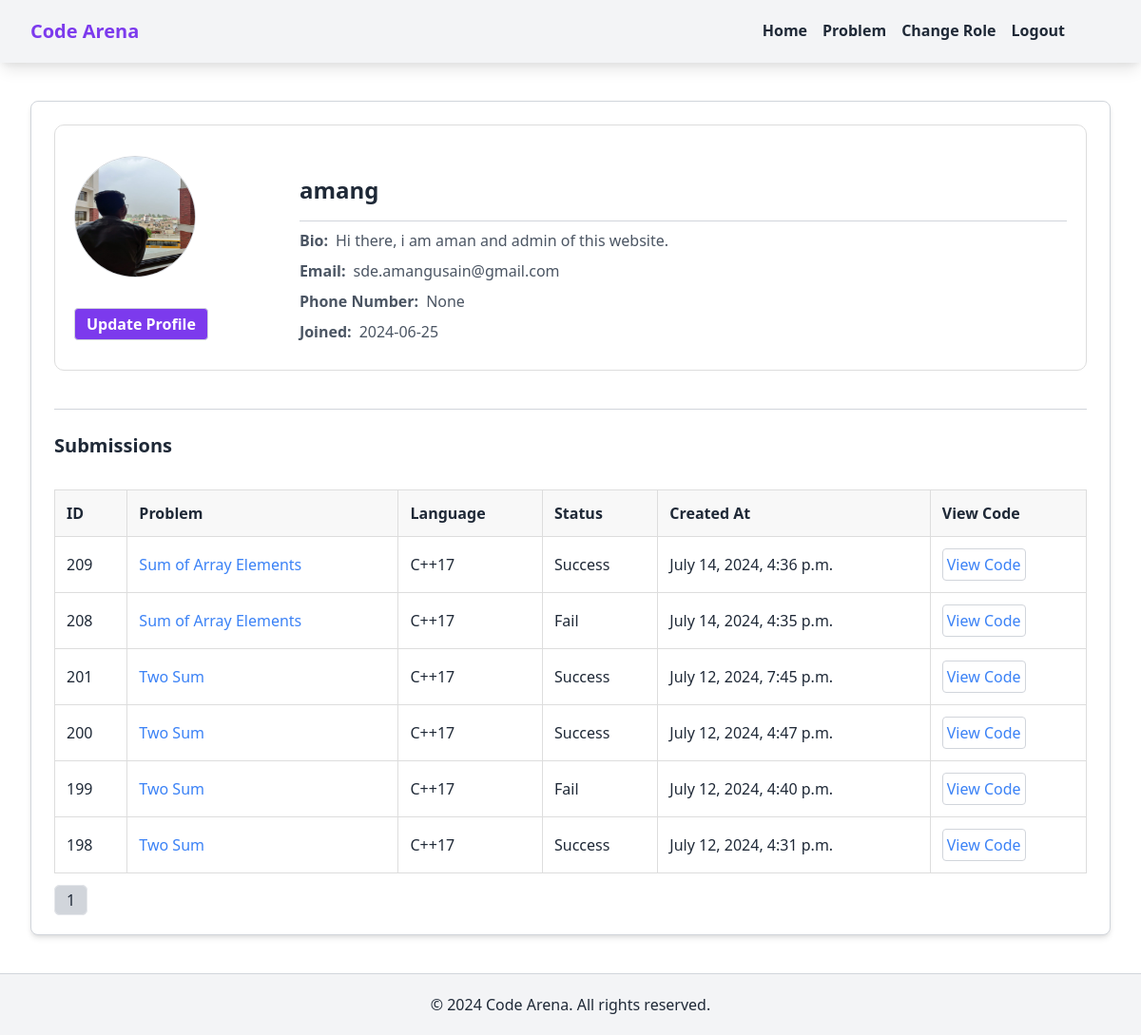
Page /auth/profile/ (signed in) on the committed database.
### users/models.py (models this page shows, shortened)
class Profile(models.Model):
    user = models.OneToOneField(User, on_delete=models.CASCADE)
    image = models.ImageField(default='default.jpg', upload_to='profile_pics')
    role = models.ForeignKey(Role, on_delete=models.SET_NULL, null=True, default=3)
    followed_communities = models.ManyToManyField(Community, related_name='followers', blank=True)
    bio = models.TextField(blank=True, null=True)
    phone_number = models.CharField(max_length=15, blank=True, null=True)

### submissions/models.py (models this page shows, shortened)
class Submission(models.Model):
    user = models.ForeignKey(User, on_delete=models.CASCADE)
    problem = models.ForeignKey(Problem, on_delete=models.CASCADE, null=True)
    language = models.ForeignKey(Language, on_delete=models.CASCADE)
    code = models.TextField()
    input_data = models.TextField(blank=True, null=True)
    output_data = models.TextField(blank=True, null=True)
    status = models.TextField(blank=True, null=True)
    created_at = models.DateTimeField(auto_now_add=True)
    updated_at = models.DateTimeField(auto_now=True)

### problems/models.py (models this page shows, shortened)
class Problem(models.Model):
    title = models.CharField(max_length=100)
    description = models.TextField()
    input_description = models.TextField()
    output_description = models.TextField()
    example_input = models.TextField()
    example_output = models.TextField()
    difficulty = models.CharField(max_length=50, default='Medium')  # Default value for difficulty

class Language(models.Model):
    name = models.CharField(max_length=100)

### users/views.py (the view)
# urls.py: path('profile/', views.profile, name='profile'),
@login_required
def profile(request):
    if request.method == 'POST':
        u_form = UserUpdateForm(request.POST, instance=request.user)
        p_form = ProfileUpdateForm(request.POST, request.FILES, instance=request.user.profile)
        if u_form.is_valid() and p_form.is_valid():
            u_form.save()
            p_form.save()
            return redirect('profile')
    else:
        u_form = UserUpdateForm(instance=request.user)
        p_form = ProfileUpdateForm(instance=request.user.profile)
    submissions_list = Submission.objects.filter(user=request.user).order_by('-created_at')
    paginator = Paginator(submissions_list, 10)  # Show 10 submissions per page
    page_number = request.GET.get('page')
    page_obj = paginator.get_page(page_number)
    context = {
        'u_form': u_form,
        'p_form': p_form,
        'page_obj': page_obj,
    }
    return render(request, 'users/profile.html', context)

### users/templates/users/profile.html (shortened to what this page needs)
<!DOCTYPE html>
<html lang="en">
<head>
    <link href="https://cdn.jsdelivr.net/npm/tailwindcss@2.1.2/dist/tailwind.min.css" rel="stylesheet">
</head>
<body class="bg-white text-gray-800 fade-in">
    <nav class="bg-gray-100 shadow-lg">
        <div class="max-w-7xl mx-auto px-4 sm:px-6 lg:px-8 py-3 flex items-center justify-between">
            <div>
                <a class="text-purple-600 text-xl font-bold" href="{% url 'home' %}">Code Arena</a>
            </div>
            <div class="hidden lg:flex lg:items-center relative">
                <ul class="flex items-center lg:mx-6 font-bold py-2 px-4 rounded">
                    <li class="nav-item">
                        <a class="text-gray-800 hover:text-gray-600 mx-2" href="{% url 'home' %}">Home</a>
                    </li>
                    <li class="nav-item">
                        <a class="text-gray-800 hover:text-gray-600 mx-2" href="{% url 'problems_list' %}">Problem</a>
                    </li>
                    {% if user.profile.role.name == 'admin' %}
                    <li class="nav-item">
                        <a class="text-gray-800 hover:text-gray-600 mx-2" href="{% url 'update_user_role_view' %}">Change Role</a>
                    </li>
                    {% endif %}
                    <li class="nav-item">
                        <a class="text-gray-800 hover:text-gray-600 mx-2" href="{% url 'logout' %}">Logout</a>
                    </li>
                </ul>
            </div>
        </div>
    </nav>
    <section class="max-w-7xl mx-auto mt-10 px-4 sm:px-6 lg:px-8">
        <div class="bg-white shadow-md rounded-lg p-6 border border-gray-300">
            <div class="profile-container">
                <div class="text-center md:text-left">
                    {% if user.profile and user.profile.image %}
                    <img
                        class="rounded-full w-32 h-32 mx-auto md:mx-0 border border-gray-300"
                        src="{{ user.profile.image.url }}"
                        alt="User Avatar"
                    />
                    {% else %}
                    <img
                        class="rounded-full w-32 h-32 mx-auto md:mx-0 border border-gray-300"
                        src="https://via.placeholder.com/150"
                        alt="User Avatar"
                    />
                    {% endif %}
                    <button
                        class="bg-purple-600 hover:bg-purple-700 text-white font-bold py-1 px-3 rounded transition duration-300 mt-4 border border-gray-300"
                        id="update-profile-button"
                    >
                        Update Profile
                    </button>
                </div>
                <div class="profile-details mt-6 md:mt-0 md:ml-6 text-center md:text-left">
                    <h2 class="text-2xl font-semibold mt-4 border-b border-gray-300 pb-2">{{ user.username }}</h2>
                    <p class="text-gray-600 mt-2"><span>Bio:</span> {{ user.profile.bio }}</p>
                    <p class="text-gray-600 mt-2"><span>Email:</span> {{ user.email }}</p>
                    <p class="text-gray-600 mt-2"><span>Phone Number:</span> {{ user.profile.phone_number }}</p>
                    <p class="text-gray-600 mt-2"><span>Joined:</span> {{ user.date_joined|date:"Y-m-d" }}</p>
                </div>
            </div>
            <div class="submissions-section mt-10 border-t border-gray-300 pt-6">
                <h3 class="text-xl font-semibold mb-4">Submissions</h3>
                <table class="submissions-table border border-gray-300">
                    <thead>
                        <tr>
                            <th>ID</th>
                            <th>Problem</th>
                            <th>Language</th>
                            <th>Status</th>
                            <th>Created At</th>
                            <th>View Code</th>
                        </tr>
                    </thead>
                    <tbody>
                        {% for submission in page_obj %}
                            {% if submission.status %}
                                <tr>
                                    <td>{{ submission.id }}</td>
                                    <td>
                                        {% if submission.problem.id %}
                                            <a href="{% url 'problem_detail' submission.problem.id %}" class="text-blue-500 hover:underline">
                                                {{ submission.problem.title }}
                                            </a>
                                        {% else %}
                                            <span class="text-red-500">Invalid Problem ID</span>
                                        {% endif %}
                                    </td>
                                    <td>{{ submission.language.name }}</td>
                                    <td>{{ submission.status }}</td>
                                    <td>{{ submission.created_at }}</td>
                                    <td>
                                        <button
                                            class="view-code-btn text-blue-500 hover:underline border border-gray-300 rounded p-1"
                                            data-code="{{ submission.code }}"
                                        >
                                            View Code
                                        </button>
                                    </td>
                                </tr>
                            {% endif %}
                        {% endfor %}
                    </tbody>
                </table>
                <div class="mt-4">
                    <nav class="pagination">
                        <ul class="inline-flex items-center">
                            {% for num in page_obj.paginator.page_range %}
                            {% if page_obj.number == num %}
                            <li>
                                <span class="px-3 py-1 border rounded-md bg-gray-300">{{ num }}</span>
                            </li>
                            {% elif num > page_obj.number|add:'-3' and num < page_obj.number|add:'3' %}
                            <li>
                                <a href="?page={{ num }}" class="px-3 py-1 border rounded-md">{{ num }}</a>
                            </li>
                            {% endif %}
                            {% endfor %}
                        </ul>
                    </nav>
                </div>
            </div>
        </div>
    </section>
    <footer class="bg-gray-100 text-gray-800 py-5 mt-10 border-t border-gray-300">
        <div class="max-w-7xl mx-auto px-4 sm:px-6 lg:px-8 text-center">
            <p>&copy; 2024 Code Arena. All rights reserved.</p>
        </div>
    </footer>
</body>
</html>

### users/templates/users/profile.html (style rules this page uses)
html { scroll-behavior: smooth; }
.nav-item a { position: relative; display: inline-block; padding-bottom: 2px; }
.nav-item a::before { content: ''; position: absolute; width: 0; height: 2px; bottom: 0; left: 0; background-color: #6b46c1; visibility: hidden; transition: all 0.3s ease-in-out; }
.profile-container { display: flex; flex-direction: column; align-items: center; text-align: center; border: 1px solid #ddd; border-radius: 10px; padding: 20px; margin-bottom: 20px; }
.profile-container img { margin-bottom: 1rem; }
.profile-container .profile-details { margin-top: 1rem; padding-left: 4rem; text-align: center; }
.profile-container .profile-details h2 { padding-bottom: 1rem; }
.profile-container button { margin-top: 1rem; }
@media (min-width: 768px) { .profile-container { flex-direction: row; text-align: left; } }
@media (min-width: 768px) { .profile-container .profile-details { margin-left: 2rem; text-align: left; flex: 1; } }
.profile-details p { display: flex; justify-content: start; align-items: center; margin-bottom: 0.5rem; }
.profile-details p span { font-weight: bold; margin-right: 0.5rem; }
.submissions-table { width: 100%; margin-top: 2rem; border-collapse: collapse; }
.submissions-table th, .submissions-table td { padding: 0.75rem; border: 1px solid #ddd; text-align: left; }
.submissions-table th { background-color: #f8f8f8; font-weight: bold; }

### rows in the picture
Submission: id "209", problem "Sum of Array Elements", language.name "C++17", status "Success", created_at "July 14, 2024, 4:36 p.m."
Submission: id "208", problem "Sum of Array Elements", language.name "C++17", status "Fail", created_at "July 14, 2024, 4:35 p.m."
Submission: id "201", problem "Two Sum", language.name "C++17", status "Success", created_at "July 12, 2024, 7:45 p.m."
Submission: id "200", problem "Two Sum", language.name "C++17", status "Success", created_at "July 12, 2024, 4:47 p.m."
Submission: id "199", problem "Two Sum", language.name "C++17", status "Fail", created_at "July 12, 2024, 4:40 p.m."
Submission: id "198", problem "Two Sum", language.name "C++17", status "Success", created_at "July 12, 2024, 4:31 p.m."

### other values in the picture
{{ user.username }} "amang"
{{ user.profile.bio }} "Hi there, i am aman and admin of this website."
{{ user.email }} "sde.amangusain@gmail.com"
{{ user.profile.phone_number }} "None"
{{ user.date_joined|date:"Y-m-d" }} "2024-06-25"
{{ num }} "1"
